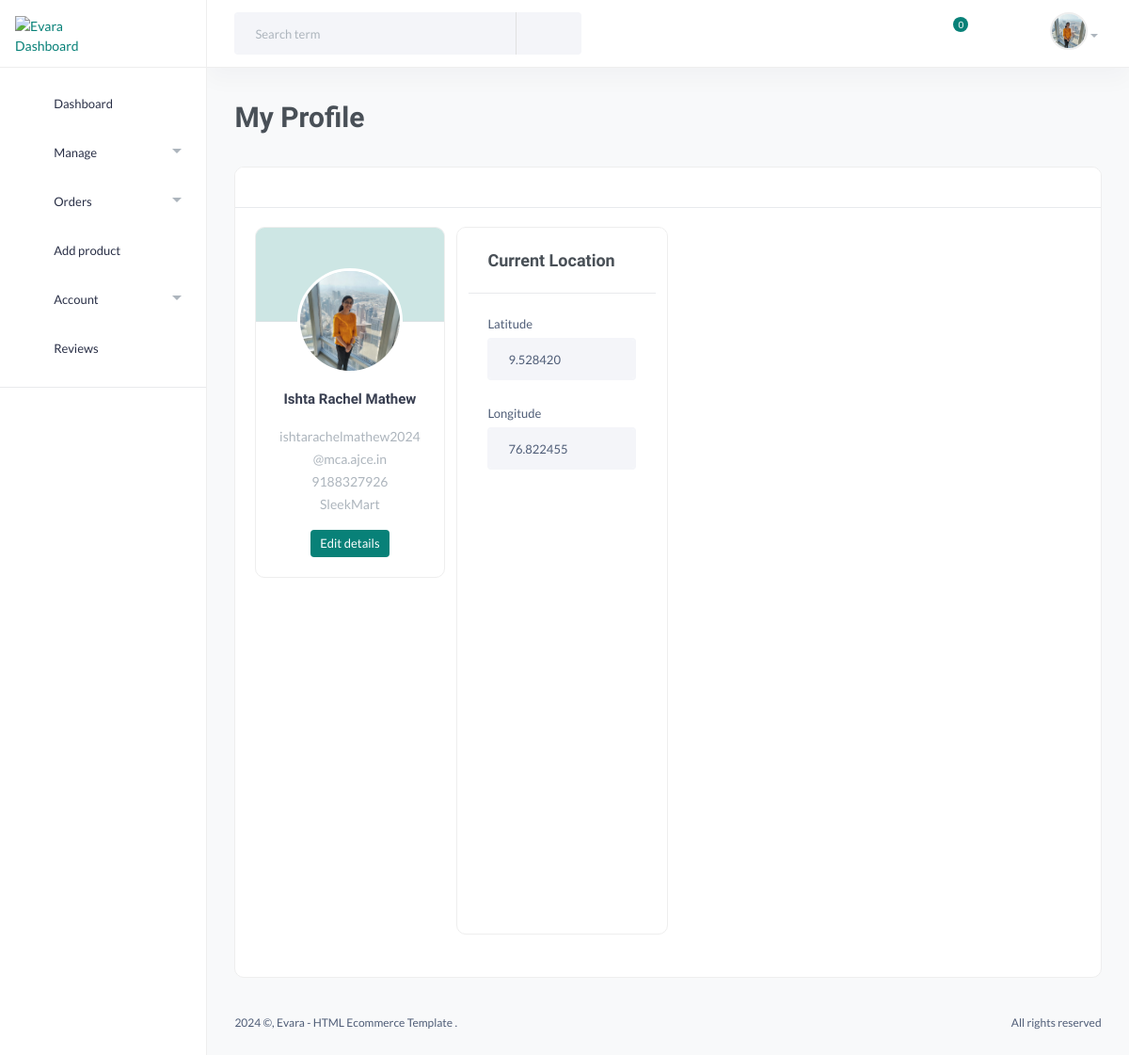
The app's page /sellerprofile (signed in), older data.
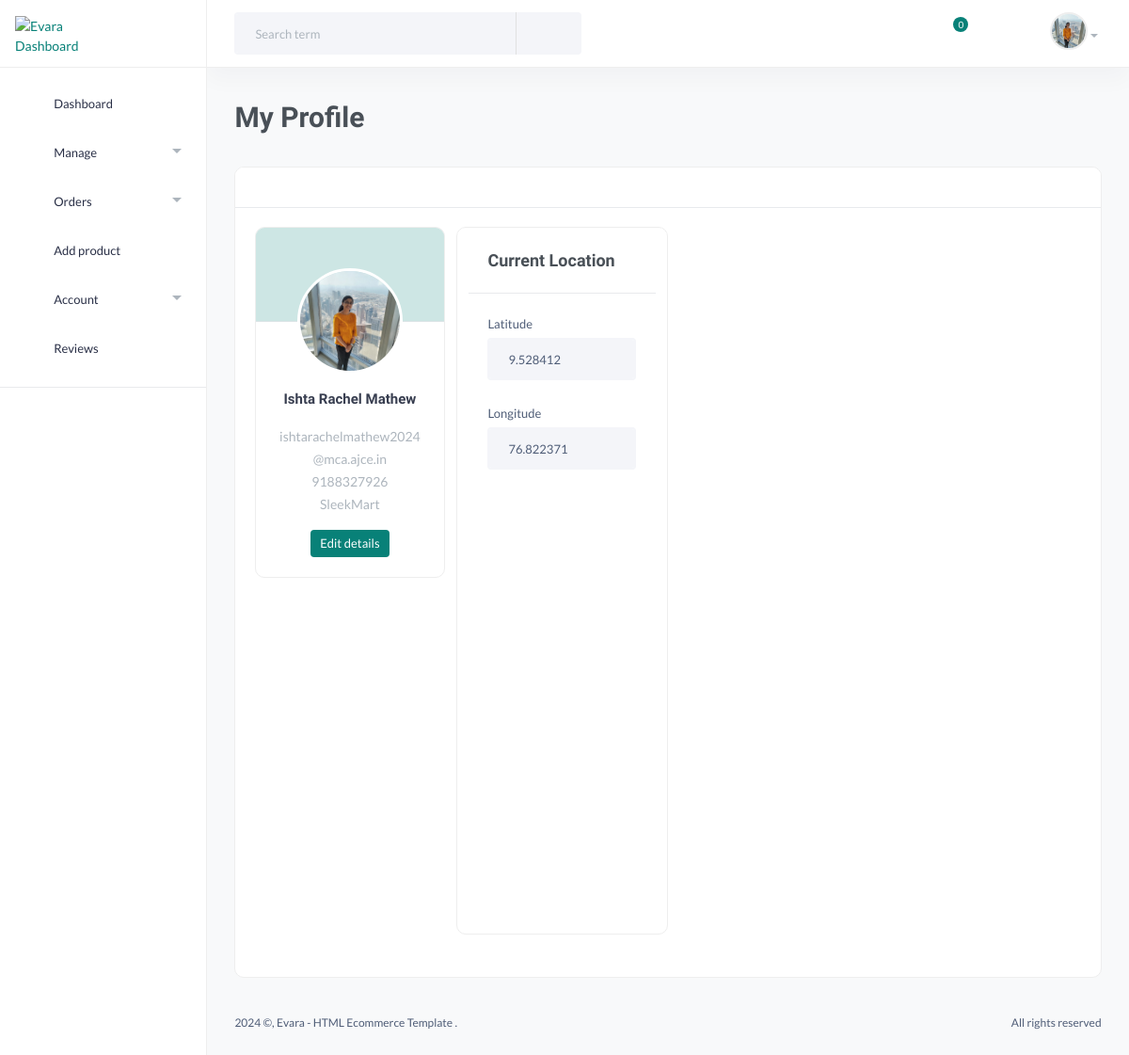
The same page, newer data.
### dashboard/models.py (models this page shows, shortened)
class CustomUser(AbstractBaseUser, PermissionsMixin):
    USER_ROLES = (
        ('customer', 'Customer'),
        ('seller', 'Seller'),
        ('admin', 'Admin'),
        ('delivery_agent', 'Delivery Agent'),
    )
    email = models.EmailField(unique=True)
    name = models.CharField(max_length=100,null=True, blank=True)
    mobile = models.CharField(max_length=15, blank=True, null=True)
    profile_pic = models.ImageField(upload_to='profile_pics/', blank=True, null=True)
    address = models.TextField(blank=True, null=True)
    is_active = models.BooleanField(default=True)
    is_staff = models.BooleanField(default=False)
    date_joined = models.DateTimeField(default=timezone.now)
    role = models.CharField(max_length=15, choices=USER_ROLES, blank=True, null=True,default='customer')
    objects = CustomUserManager()
    USERNAME_FIELD = 'email'
    REQUIRED_FIELDS = ['name']

class Seller(models.Model):
    APPROVED = 'approved'
    DECLINED = 'declined'
    PENDING = 'pending'
    APPROVAL_CHOICES = [
        (APPROVED, 'Approved'),
        (DECLINED, 'declined'),
        (PENDING, 'Pending'),
    ]
    user = models.OneToOneField(CustomUser, on_delete=models.CASCADE)
    business_name = models.CharField(max_length=100)
    business_address = models.TextField()
    business_website = models.URLField(blank=True, null=True)
    seller_proof = models.FileField(upload_to='seller_proofs/')
    nearby_delivery_agents = models.ManyToManyField('DeliveryAgent', blank=True)
    latitude = models.DecimalField(max_digits=9, decimal_places=6, null=True, blank=True)
    longitude = models.DecimalField(max_digits=9, decimal_places=6, null=True, blank=True)
    is_approved = models.CharField(
        max_length=20,
        choices=APPROVAL_CHOICES,
        default=PENDING,  # Default to Pending
    )

### dashboard/views.py (the view)
# urls.py: path('sellerprofile', views.sellerprofile, name='sellerprofile'),
@login_required
def sellerprofile(request):
    return render(request, 'Seller/sellerprofile.html')

### templates/Seller/sellerprofile.html (shortened to what the changed rows need)
{% load static %}
<!DOCTYPE HTML>
<html lang="en">
<head>
    <link href="{% static 'assets/css/main.css' %}" rel="stylesheet" type="text/css" />
</head>
<body>
    <main class="main-wrap">
        <header class="main-header navbar">
            <div class="col-nav">
                <ul class="nav">
                    <li class="dropdown nav-item">
                        <a class="dropdown-toggle" data-bs-toggle="dropdown" href="#" id="dropdownAccount" aria-expanded="false">
                            {% if request.user.profile_pic %}
                            <img src="{{ request.user.profile_pic.url }}" alt="profile pic" class="img-xs rounded-circle" />
                {% else %}
                            <img src="{% static 'images/propic.jpg' %}" alt="Seller" class="img-xs rounded-circle" />
                {% endif %}
                    </li>
                </ul>
            </div>
        </header>
        <section class="content-main">
            <div class="content-header">
                <h2 class="content-title">My Profile</h2>
            </div>
            <div class="card mb-4">
                <div class="card-body">
                    <div class="row row-cols-1 row-cols-sm-2 row-cols-lg-3 row-cols-xl-4">
                        <div class="col">
                            <div class="card card-user">
                                <div class="card-header">
                                    {% if request.user.profile_pic %}
                                        <img src="{{ request.user.profile_pic.url }}" alt="profile pic" class="img-md img-avatar" />
                                   {% else %}
                                        <img src="{% static 'images/propic.jpg' %}" alt="default profile pic" class="img-md img-avatar" />
                                {% endif %}
                                </div>
                                <div class="card-body">
                                    <h5 class="card-title mt-50">{{ request.user.name }}</h5>
                                    <div class="card-text text-muted">
                                        <p class="m-0">{{ request.user.email }}</p>
                                        <p class="m-0">{{ request.user.mobile }}</p>
                                        <p class="m-0">{{ request.user.seller.business_name }}</p>
                                        <a href="{% url 'editseller' %}" class="btn btn-sm btn-brand rounded font-sm mt-15">Edit details</a>
                                    </div>
                                </div>
                            </div>
                        </div>
                        <div class="card mb-4">
                            <div class="card-body">
                                <div class="row gx-2">
                                    <div class="mb-4">
                                        <label for="product_name" class="form-label">Latitude</label>
                                        <input type="text" name="latitude" value="{{ user.seller.latitude }}" class="form-control">
                                    </div>
                                    <div class="mb-4">
                                        <label for="product_name" class="form-label">Longitude</label>
                                        <input type="text" name="longitude" value="{{ user.seller.longitude }}" class="form-control">
                                    </div>
                                </div>
                            </div>
                        </div>
                </div>
            </div>
        </section>
    </main>
</body>
</html>

Row changes from the older to the newer data that the page shows:
changed CustomUser "Ishta Rachel Mathew": latitude "9.528420" → "9.528412"; longitude "76.822455" → "76.822371"
